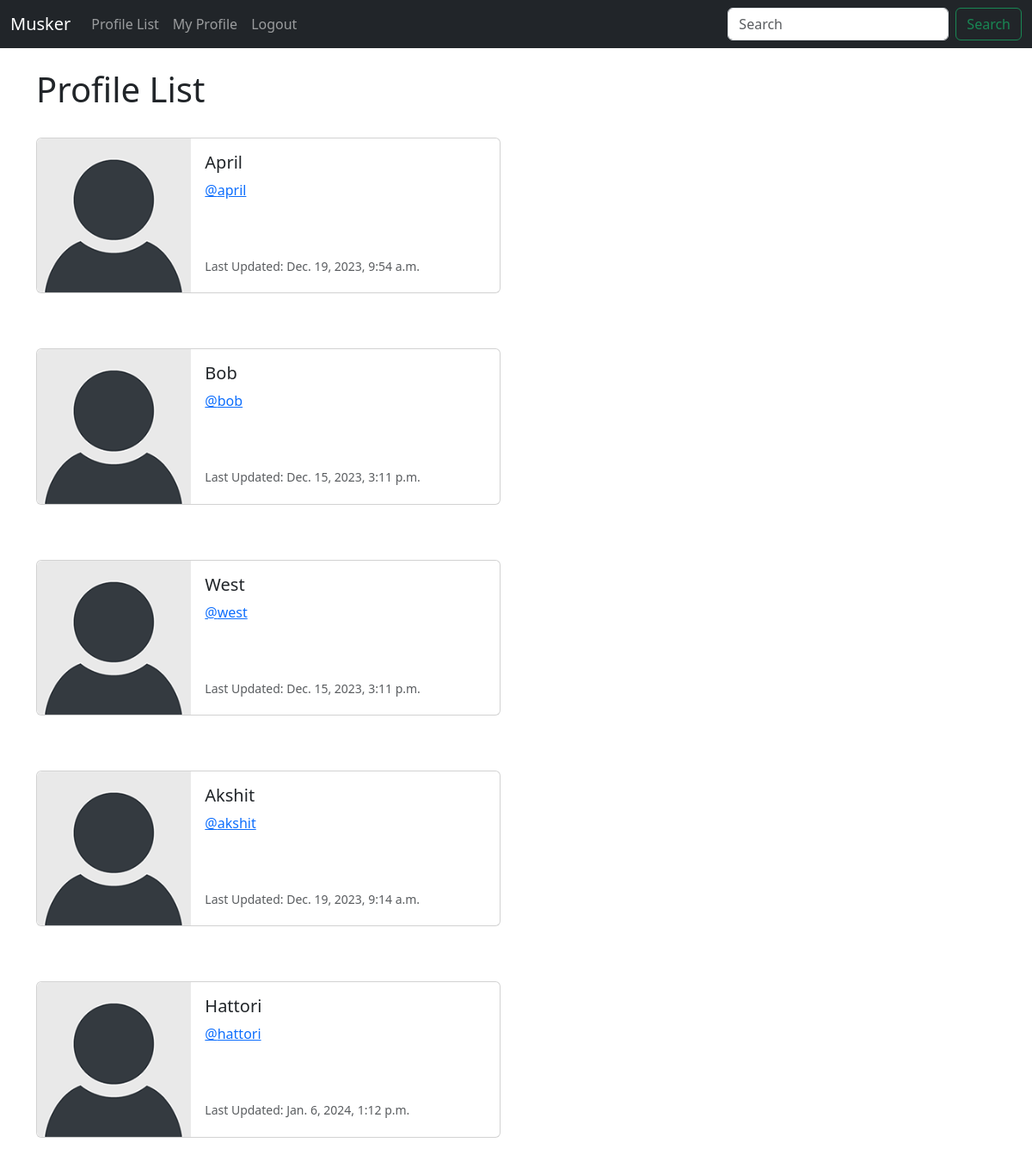
/profile_list/ (signed in), run on an earlier commit of the app's database.
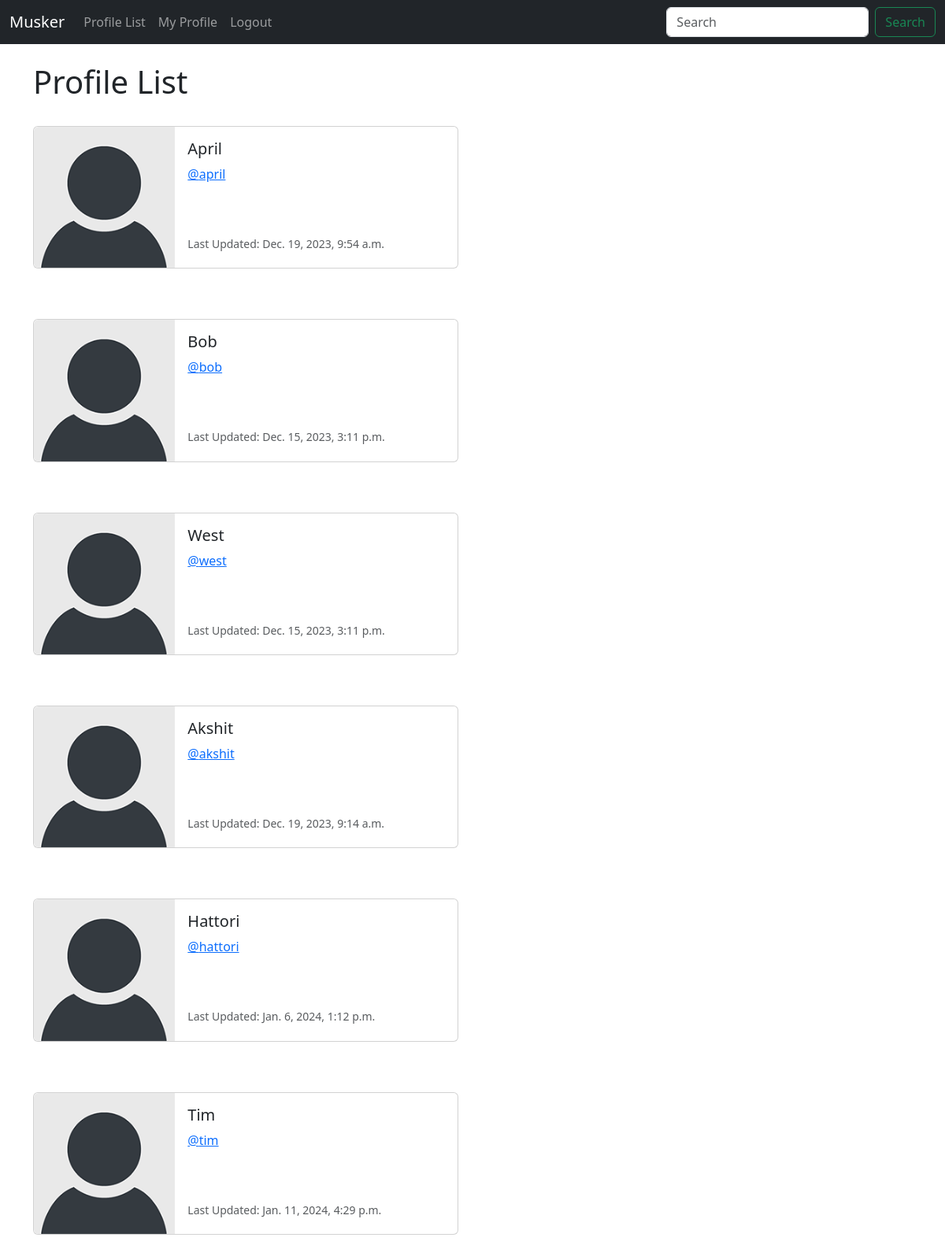
And on a later commit of the database.
### musker/models.py (models this page shows, shortened)
class Profile(models.Model):
    user = models.OneToOneField(User, on_delete=models.CASCADE)
    follows = models.ManyToManyField('self', related_name='followed_by', symmetrical=False, blank=True)
    date_modified = models.DateTimeField(User, auto_now=True)
    profile_image = models.ImageField(null = True, blank = True, upload_to='images/')

### musker/views.py (the view)
# urls.py: path('profile_list/', views.profile_list, name="profile_list"),
def profile_list(request):
    if request.user.is_authenticated:
        profiles = Profile.objects.exclude(user=request.user)
        return render(request, 'profile_list.html', {'profiles': profiles})
    else:
        messages.success(request, 'login to view this page')
        return redirect('home')

### musker/templates/profile_list.html
{% extends 'base.html' %}
{% load static %}
{% block content %}
    <h1>Profile List</h1>
<br/>
{% if profiles %}
    {% for profile in profiles %}
    <div class="card mb-3" style="max-width: 540px;">
        <div class="row g-0">
          <div class="col-md-4">
            <img src="{% static 'images/default_profile_pic.png' %}" class="img-fluid rounded-start" alt="Profile Image">
          </div>
          <div class="col-md-8">
            <div class="card-body">
              <h5 class="card-title">{{ profile.user.username }}</h5>
              <p class="card-text"><a href="{% url 'profile' profile.user.id %}">@{{ profile.user.username|lower }}</a></p>
              <br/><br/>
              <p class="card-text"><small class="text-body-secondary">Last Updated: {{ profile.date_modified }}</small></p>
            </div>
          </div>
        </div>
      </div>
      <br/><br/>
    {% endfor %}
{% endif %}
{% endblock %}

What changed in the data, as far as the page shows it:
added Profile: user.username "Tim", user.username "tim", date_modified "Jan. 11, 2024, 4:29 p.m."
